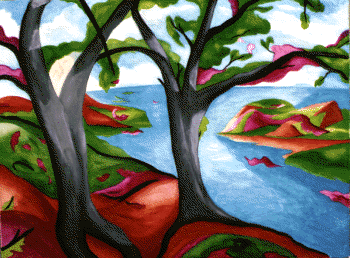
#> input picture trees.png, 350 x 258 px
$ python clustering.py
#> lines starting #> are read from the running program, lines starting #| are printed output that depends on the picture
import numpy as np
import cv2
import matplotlib.pyplot as plt
from sklearn.cluster import KMeans

treesImage = cv2.imread('./trees.png')
#> treesImage is the input picture: shape (258, 350, 3); mean B, G, R 101.2, 108.3, 107.6
treesImage = cv2.cvtColor(treesImage, cv2.COLOR_BGR2RGB)

# Reshape the image to work with the 3D space of RGB
img = treesImage.reshape((-1, 3))
img = np.float32(img)

# K Means with diff K values
for K in range(2, 7):
    kmeans = KMeans(n_clusters=K).fit(img)
    centers = kmeans.cluster_centers_
    labels = kmeans.labels_

    # Reshape
    center = np.uint8(centers)
    res = center[labels.flatten()]
    result_image = res.reshape((treesImage.shape))

    """
    # Visualize
    figure_size = 8
    plt.figure(figsize=(figure_size,figure_size))
    plt.subplot(1,2,1),plt.imshow(treesImage)
    plt.title('Original Image'), plt.xticks([]), plt.yticks([])
    plt.subplot(1,2,2),plt.imshow(result_image)
    plt.title('K Means K = %i' % K), plt.xticks([]), plt.yticks([])
    plt.show()
    """
#> this loop made 5 passes
#> pass 1, `result_image = res.reshape((treesImage.shape))`:
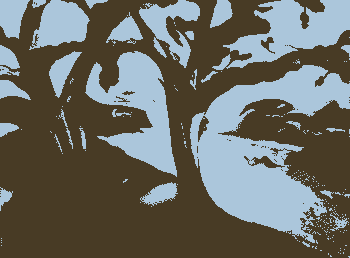
#> result_image: shape (258, 350, 3); mean R, G, B 106.7, 107.7, 100.7
#> pass 2, `result_image = res.reshape((treesImage.shape))`:
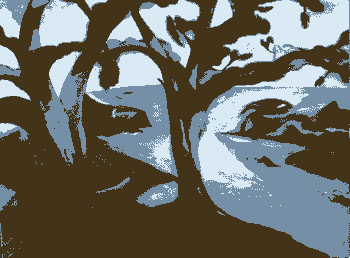
#> result_image: shape (258, 350, 3); mean R, G, B 107, 108.1, 100.6
#> pass 3, `result_image = res.reshape((treesImage.shape))`:
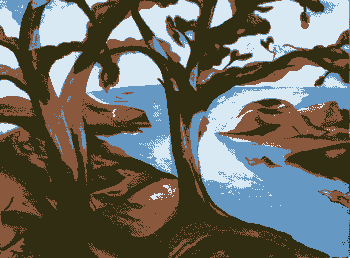
#> result_image: shape (258, 350, 3); mean R, G, B 106.9, 107.7, 100.6
